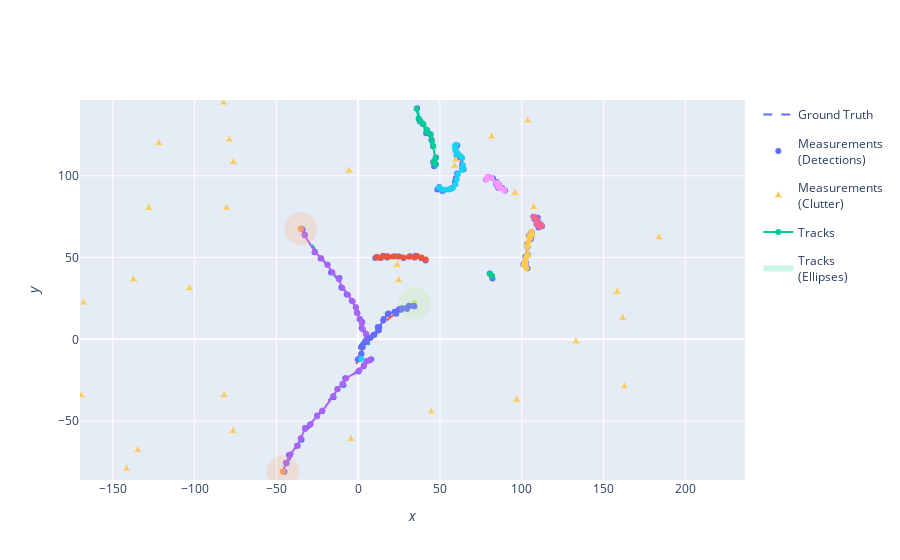

The notebook cell this image was saved under:
### Markdown cell above
Plot the tracks

### Code cell
from stonesoup.types.detection import TrueDetection
x_min, x_max, y_min, y_max = 0, 0, 0, 0

# Get bounds from the tracks
for track in tracks:
    for state in track:
        x_min = min([state.state_vector[0], x_min])
        x_max = max([state.state_vector[0], x_max])
        y_min = min([state.state_vector[2], y_min])
        y_max = max([state.state_vector[2], y_max])

# Get bounds from measurements
for measurement_set in all_measurements:
    for measurement in measurement_set:
        if type(measurement) == TrueDetection:
            x_min = min([measurement.state_vector[0], x_min])
            x_max = max([measurement.state_vector[0], x_max])
            y_min = min([measurement.state_vector[1], y_min])
            y_max = max([measurement.state_vector[1], y_max])

# Plot the tracks
plotter = Plotterly()
plotter.plot_ground_truths(truths, [0, 2])
plotter.plot_measurements(all_measurements, [0, 2])
plotter.plot_tracks(tracks, [0, 2], uncertainty=True)
plotter.fig.update_xaxes(range=[x_min-5, x_max+5])
plotter.fig.update_yaxes(range=[y_min-5, y_max+5])
plotter.fig
